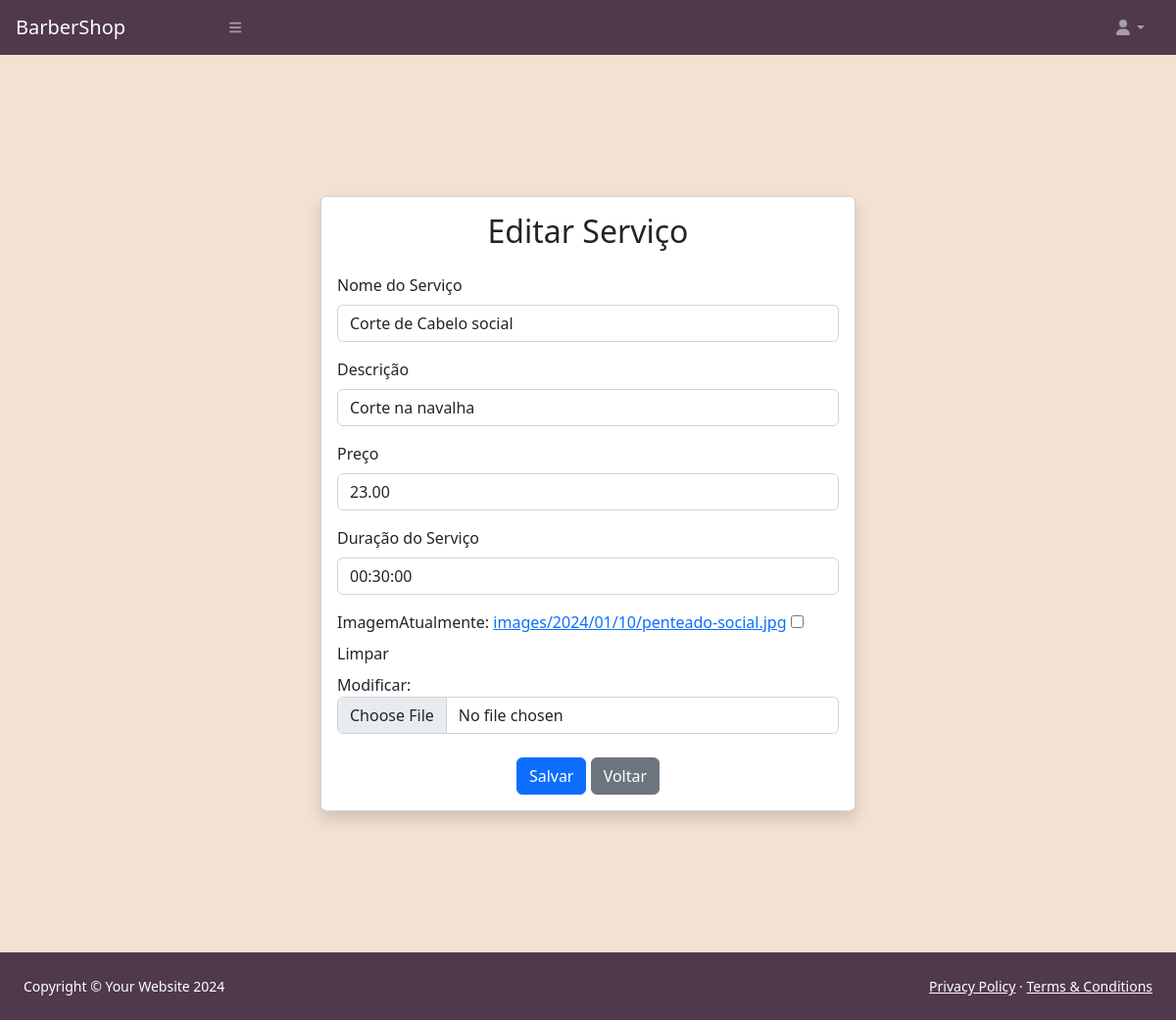
/agenda/editar/servico/1 (signed in), run on the app's committed database.
### agenda/models.py (models this page shows, shortened)
class Servico(models.Model):
    nome_servico = models.CharField(max_length=50, verbose_name='Nome do Serviço')
    descricao = models.CharField(max_length=200, verbose_name='Descrição')
    preco = models.DecimalField(max_digits=8, decimal_places=2, verbose_name='Preço')
    janela_tempo = models.TimeField(default=time(), verbose_name='Duração do Serviço')
    imagem = models.ImageField(upload_to="images/%Y/%m/%d/", null=True, blank=True)

### agenda/views/views_servico.py (the view)
# urls.py: path('editar/servico/<int:servico_id>', editar_servico, name="editar_servico"),
@group_required(['Administrador', 'Profissional'], "/accounts/login/")
def editar_servico(request, servico_id):
    servico = get_object_or_404(Servico, pk=servico_id)
    if request.method == 'POST':
        form = FormAddServico(request.POST, instance=servico)
        if form.is_valid():
            form.save()
            return redirect('add_servico')
    else:
        form = FormAddServico(instance=servico)
    context ={
        "form": form,
        "servicos": servico
    }
    return render(request, "assets/static/crud_servico/editar.html", context)

### agenda/forms.py
class FormAddServico(forms.ModelForm):
    widgets = {
        'imagem': forms.FileInput(attrs={'id': 'upload', 'accept': "image/*", 'required': True})
    }
    class Meta:
        model = Servico
        fields = "__all__"

### ProjectWebII/utils.py (called while the page is built)
def group_required(groups, login_url=None, raise_exception=False):
    def check_perms(user):
        if isinstance(groups, list):
            group_names = groups
        else:
            group_names = [groups]
        if user.groups.filter(name__in=group_names).exists():
            return True
        if raise_exception:
            raise PermissionDenied
        return False
    return user_passes_test(check_perms, login_url=login_url)

### templates/assets/static/crud_servico/editar.html (shortened to what this page needs)
{% extends 'assets/static/base.html' %}
{% load bootstrap4 %}
{% block content %}
<div class="container py-5">
  <div class="row justify-content-center py-5">
    <div class="col-md-6 py-5">
      <div class="card shadow ">
        <div class="card-body">
          <h2 class="text-center mb-4">Editar Serviço</h2>
          <form method="post" class="text-dark">
            {% bootstrap_form form %}
            <div class="text-center mt-4">
              <button type="submit" class="btn btn-primary">Salvar</button>
              <a class="btn btn-secondary" href="{% url 'add_servico' %}">Voltar</a>
            </div>
          </form>
        </div>
      </div>
    </div>
  </div>
</div>
{% endblock %}

### templates/assets/static/crud_servico/editar.html (style rules this page uses)
body { background: #a4152d; }

### templates/assets/static/base.html (style rules this page uses)
body { background-color: #f4e1d2; }

### data on the page
Servico: nome_servico "Corte de Cabelo social", descricao "Corte na navalha", preco "23.00", janela_tempo "00:30:00"
